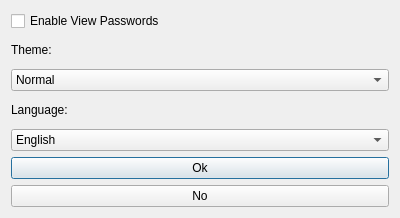
<?xml version="1.0" encoding="UTF-8"?>
<ui version="4.0">
 <class>Dialog</class>
 <widget class="QDialog" name="Dialog">
  <property name="geometry">
   <rect>
    <x>0</x>
    <y>0</y>
    <width>400</width>
    <height>218</height>
   </rect>
  </property>
  <property name="windowTitle">
   <string>Settings</string>
  </property>
  <layout class="QVBoxLayout" name="verticalLayout">
   <item>
    <widget class="QCheckBox" name="pwd_v">
     <property name="text">
      <string>Enable View Passwords</string>
     </property>
    </widget>
   </item>
   <item>
    <widget class="QLabel" name="label">
     <property name="text">
      <string>Theme:</string>
     </property>
    </widget>
   </item>
   <item>
    <widget class="QComboBox" name="theme">
     <item>
      <property name="text">
       <string>Normal</string>
      </property>
     </item>
     <item>
      <property name="text">
       <string>cleanlooks</string>
      </property>
     </item>
     <item>
      <property name="text">
       <string>motif</string>
      </property>
     </item>
     <item>
      <property name="text">
       <string>cde</string>
      </property>
     </item>
     <item>
      <property name="text">
       <string>plastique</string>
      </property>
     </item>
     <item>
      <property name="text">
       <string>windows</string>
      </property>
     </item>
     <item>
      <property name="text">
       <string>windowsxp</string>
      </property>
     </item>
     <item>
      <property name="text">
       <string>windowsvista</string>
      </property>
     </item>
     <item>
      <property name="text">
       <string>macintosh</string>
      </property>
     </item>
    </widget>
   </item>
   <item>
    <widget class="QLabel" name="label_2">
     <property name="text">
      <string>Language:</string>
     </property>
    </widget>
   </item>
   <item>
    <widget class="QComboBox" name="lang">
     <item>
      <property name="text">
       <string>English</string>
      </property>
     </item>
     <item>
      <property name="text">
       <string>Russian(Русский)</string>
      </property>
     </item>
    </widget>
   </item>
   <item>
    <widget class="QPushButton" name="ok">
     <property name="text">
      <string>Ok</string>
     </property>
    </widget>
   </item>
   <item>
    <widget class="QPushButton" name="no">
     <property name="text">
      <string>No</string>
     </property>
    </widget>
   </item>
  </layout>
 </widget>
 <resources/>
 <connections/>
</ui>
